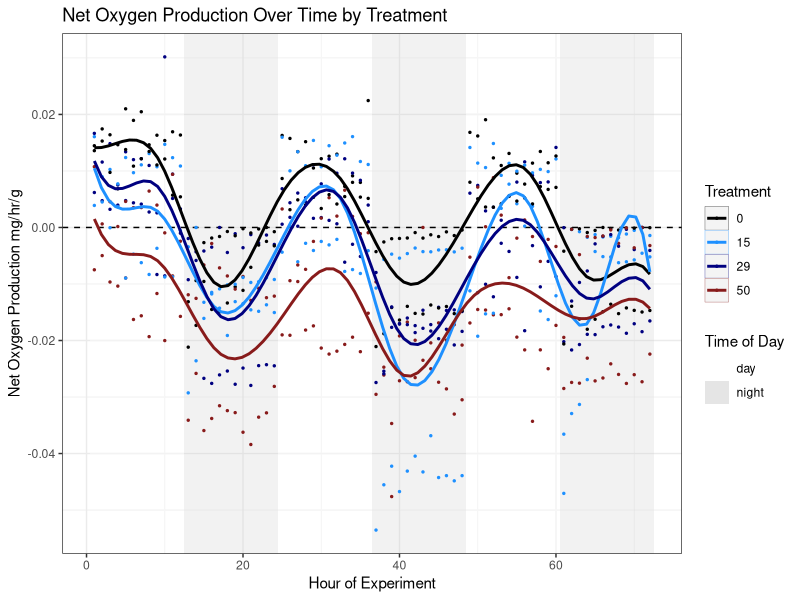

The R script that drew this image:
## ---- chunk 1
datos <- read.csv("Trial3NoBG.csv")
## ---- chunk 2
class(datos$Time.of.Day) #It's character
#And let's check to make sure there are only 2 categories
unique(datos$Time.of.Day) #Looks good
noche <- datos[ which(datos$Time.of.Day == "night"), ]
## ---- chunk 3
library(dplyr) #The package we need to find max by chamber

#Getting our new data
night.max <- noche %>%
  group_by(Chamber) %>%
  summarise(max = max(MO2.no.Background.Correction, na.rm=TRUE))
## ---- chunk 4
colnames(night.max)[2] <- "Max.Dark.MO2"
## ---- chunk 5
calc <- merge(datos, night.max, by = "Chamber")
## ---- chunk 6
calc$MO2.from.Dark.Max <- calc$MO2.no.Background.Correction - calc$Max.Dark.MO2
## ---- chunk 7
#We'll need ggplot for graphing and dplyr for knitting
library(ggplot2)
library(dplyr)

#Our plot
ggplot(calc, aes(x= Hour, y= MO2.from.Dark.Max, 
                 color= as.factor(Treatment))) +
  geom_tile(aes(x=Hour, y= 0.015, color = NULL, fill= Time.of.Day), width = 1, height = Inf, alpha = 0.05) +
  #makes tiles that are 1 unit wide and with their fill controlled by time of day. alpha of 0.05 makes them
  #somewhat translucent. Color=Null means no outlines only fill. Inf height means they fill the whole graph.
  scale_fill_manual("Time of Day", values=c("white", "gray90"), 
                    guide = guide_legend(override.aes = list(alpha = 1 )))+
  geom_hline(yintercept = 0, color = "black", linetype = "dashed")+
  #Lets us control what colors the fill are. Also lets us make the legend more intense than the treatment
  #bars
  geom_point(size = 0.5)+
  #makes the points smaller, which is good, because there are a lot of them
  scale_color_manual("Treatment", values = c("black", "#1E90FF", "#000080", "#881B1B"))+
  #Lets us control the point and line color, which is nice
  geom_smooth(method = lm, formula = y ~ splines::bs(x, 11), se = FALSE)+
  #Gives us smooth lines with some accounting for cycles
  #scale_y_continuous(limits = c(-0.1, 0.15))+
  #makes the scale consistent with other graphs
  ylab("Net Oxygen Production mg/hr/g")+
  xlab("Hour of Experiment")+
  ggtitle("Net Oxygen Production Over Time by Treatment")+
  theme_bw()
## ---- chunk 8
#write.csv(calc, "Trial3FromNightMax.csv")
